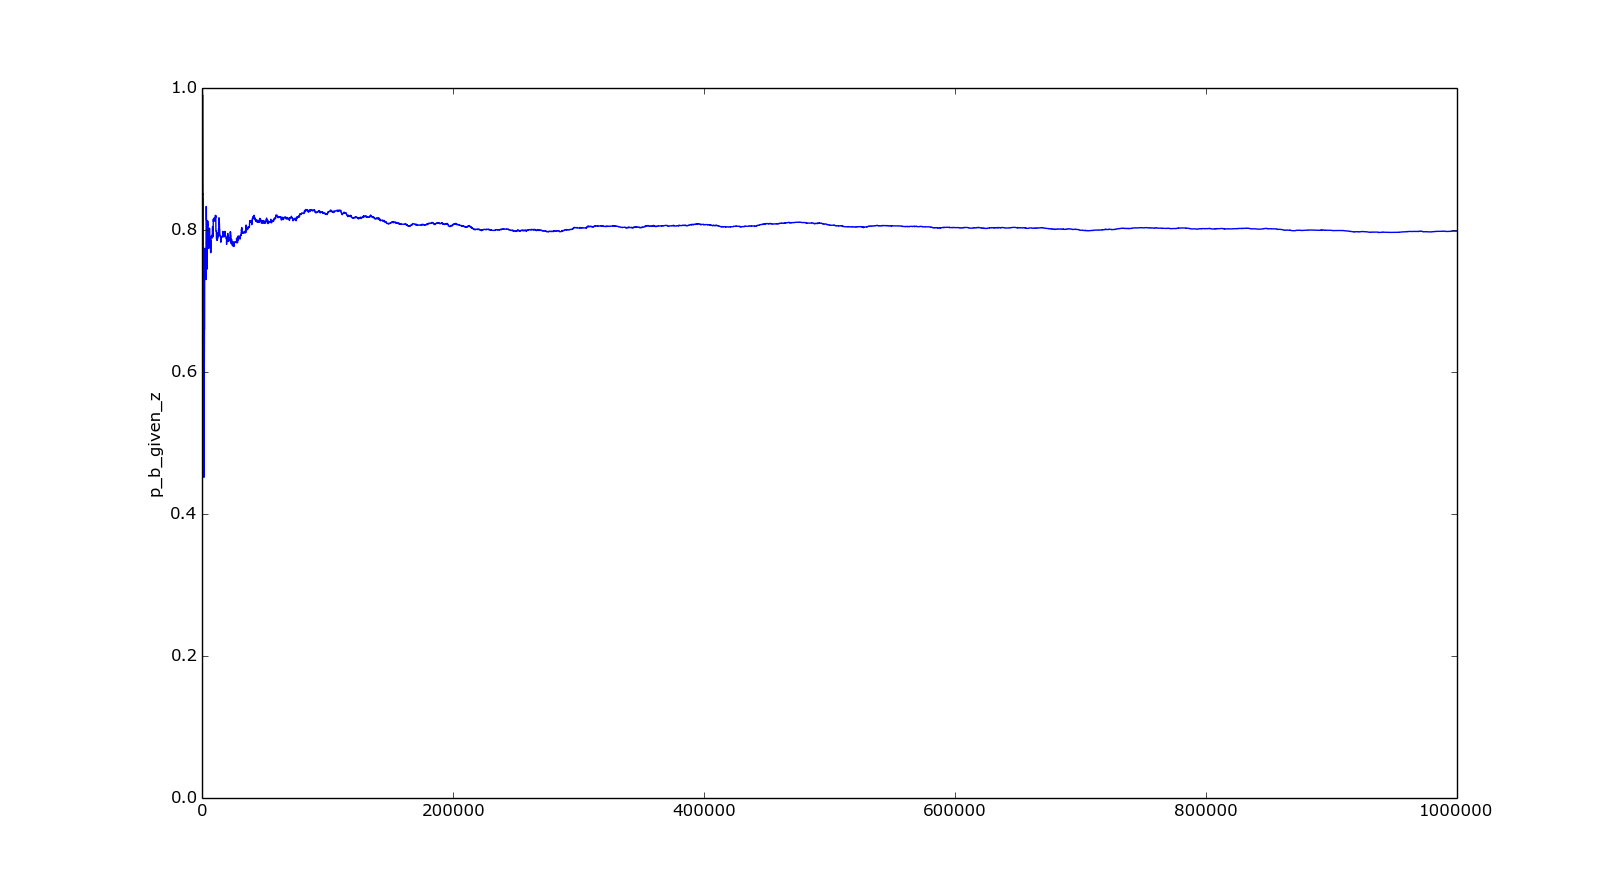

Write the Python code that produced this figure.
#!/usr/bin/env python
from math import *
import random as random
import numpy as np
import matplotlib.pyplot as plt

class likelihood_weighting:
	def __init__(self, *args):
		pB = 0.5
		n = 10
		err = 0.25
		z = 128.0

		num_samples = 1000000

		b = [0 for x in range(n)]
		p_b_given_z = []
		num = 0.0
		den = 0.0

		while(num_samples!=0):
			ind_b8 = 0
			for i in range(n):
				b[i] = np.random.randint(0,2)
				if (i == 7 and b[i] == 1):
					ind_b8 = 1
			
			fB = sum([pow(2,x)*b[x] for x in range(n)])
			# print "fB: ", fB

			p_z_given_Bs = ((1-err)/(1+err))*pow(err,abs(z-fB))
			# print "p_z_given_Bs: ", p_z_given_Bs
			num += ind_b8*p_z_given_Bs
			den += p_z_given_Bs
			print "num: ", num
			print "den: ", den
			if den == 0:
				continue
			else:
				p_b_given_z.append(num/den)
			
			print "p_b_given_z: ", (num/den)
			num_samples -= 1

		plt.plot(p_b_given_z)
		plt.ylabel('p_b_given_z')
		plt.show()




if __name__ == '__main__':
	lw = likelihood_weighting()
